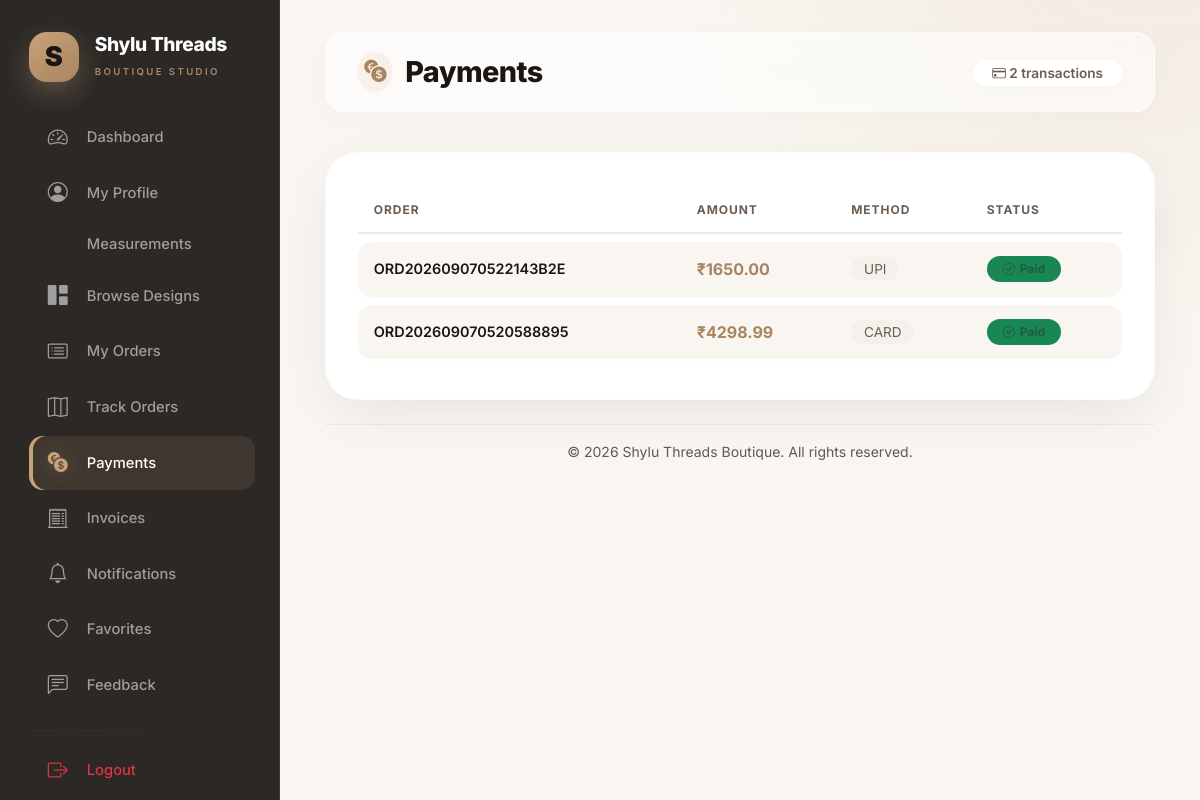
/customer/payments/ (signed in), run on the app's committed database.
### app/models.py (models this page shows, shortened)
class Payment(models.Model):
    class Status(models.TextChoices):
        PENDING = "PENDING", "Pending"
        SUCCESS = "SUCCESS", "Success"
        FAILED = "FAILED", "Failed"
        REFUNDED = "REFUNDED", "Refunded"
    order = models.OneToOneField(
        Order,
        on_delete=models.CASCADE,
        related_name="payment"
    )
    payment_method = models.CharField(max_length=30)
    transaction_id = models.CharField(max_length=150, blank=True, null=True, unique=True)
    amount = models.DecimalField(max_digits=10, decimal_places=2)
    status = models.CharField(
        max_length=20,
        choices=Status.choices,
        default=Status.PENDING
    )
    paid_at = models.DateTimeField(blank=True, null=True)
    created_at = models.DateTimeField(auto_now_add=True)
    updated_at = models.DateTimeField(auto_now=True)
    class Meta:
        verbose_name = "Payment"
        verbose_name_plural = "Payments"

class Order(models.Model):
    class OrderStatus(models.TextChoices):
        PENDING = "PENDING", "Pending"
        CONFIRMED = "CONFIRMED", "Confirmed"
        PROCESSING = "PROCESSING", "Processing"
        STITCHING = "STITCHING", "Stitching"
        READY = "READY", "Ready"
        SHIPPED = "SHIPPED", "Shipped"
        DELIVERED = "DELIVERED", "Delivered"
        CANCELLED = "CANCELLED", "Cancelled"
    class PaymentStatus(models.TextChoices):
        PENDING = "PENDING", "Pending"
        PAID = "PAID", "Paid"
        FAILED = "FAILED", "Failed"
        REFUNDED = "REFUNDED", "Refunded"
    class PaymentMethod(models.TextChoices):
        COD = "COD", "Cash on Delivery"
        CARD = "CARD", "Credit / Debit Card"
        UPI = "UPI", "UPI / QR Code"
        DEMO = "DEMO", "Demo Payment"
        RAZORPAY = "RAZORPAY", "Razorpay"
        STRIPE = "STRIPE", "Stripe"
    customer = models.ForeignKey(
        settings.AUTH_USER_MODEL,
        on_delete=models.PROTECT,
        related_name="orders"
    )
    order_number = models.CharField(max_length=30, unique=True, db_index=True)
    subtotal = models.DecimalField(max_digits=10, decimal_places=2, default=Decimal("0.00"))
    shipping_charge = models.DecimalField(max_digits=10, decimal_places=2, default=Decimal("0.00"))
    total_amount = models.DecimalField(max_digits=10, decimal_places=2, default=Decimal("0.00"))
    shipping_name = models.CharField(max_length=150)
    shipping_email = models.EmailField()
    shipping_phone = models.CharField(max_length=20)
    shipping_address = models.TextField()
    shipping_city = models.CharField(max_length=100, blank=True)
    shipping_state = models.CharField(max_length=100, blank=True)
    shipping_pincode = models.CharField(max_length=10, blank=True)
    payment_method = models.CharField(
        max_length=20,
        choices=PaymentMethod.choices,
        default=PaymentMethod.COD
    )
    payment_status = models.CharField(
        max_length=20,
        choices=PaymentStatus.choices,
        default=PaymentStatus.PENDING
    )
    order_status = models.CharField(
        max_length=20,
        choices=OrderStatus.choices,
        default=OrderStatus.PENDING
    )
    notes = models.TextField(blank=True)
    created_at = models.DateTimeField(auto_now_add=True)
    updated_at = models.DateTimeField(auto_now=True)
    class Meta:
        ordering = ["-created_at"]
        verbose_name = "Order"
        verbose_name_plural = "Orders"

### app/views.py (the view)
# urls.py: path("customer/payments/", views.payments, name="payments"),
@customer_required
def payments(request):
    payment_list = Payment.objects.filter(order__customer=request.user).select_related("order").order_by("-created_at")
    successful_count = payment_list.filter(status=Payment.Status.SUCCESS).count()
    pending_count = payment_list.filter(status=Payment.Status.PENDING).count()
    total_paid = payment_list.filter(status=Payment.Status.SUCCESS).aggregate(total=Sum("amount"))["total"] or Decimal("0.00")
    return render(request, "customer/payments.html", {
        "payments": payment_list,
        "payment_count": payment_list.count(),
        "successful_count": successful_count,
        "pending_count": pending_count,
        "total_paid": total_paid,
    })

### app/views.py (called while the page is built)
def is_customer(user):
    return user.is_authenticated and not (user.is_staff or user.is_superuser)

### app/templates/customer/payments.html (shortened to what this page needs)
{% load static %}
<!DOCTYPE html>
<html lang="en">
<head>
  <link href="https://cdn.jsdelivr.net/npm/bootstrap-icons@1.11.1/font/bootstrap-icons.css" rel="stylesheet" />
  <link href="https://cdn.jsdelivr.net/npm/bootstrap@5.3.2/dist/css/bootstrap.min.css" rel="stylesheet" />
</head>
<body>
<aside class="premium-sidebar" id="sidebar">
    <div class="sidebar-brand mb-4">
        <div class="d-flex align-items-center gap-3 mb-1">
            <div class="brand-icon">S</div>
            <div class="brand-text">
                <h5 class="mb-0">Shylu Threads</h5>
                <span class="subtitle">Boutique Studio</span>
            </div>
        </div>
    </div>
    <nav class="nav flex-column flex-grow-1">
        <a class="nav-link-premium" href="{% url 'customer_dashboard' %}"><i class="bi bi-speedometer2"></i> Dashboard</a>
        <a class="nav-link-premium" href="{% url 'profile' %}"><i class="bi bi-person-circle"></i> My Profile</a>
        <a class="nav-link-premium" href="{% url 'measurements' %}"> Measurements</a>
        <a class="nav-link-premium" href="{% url 'designs' %}"><i class="bi bi-grid-1x2-fill"></i> Browse Designs</a>
        <a class="nav-link-premium" href="{% url 'orders' %}"><i class="bi bi-card-list"></i> My Orders</a>
        <a class="nav-link-premium" href="{% url 'tracking' %}"><i class="bi bi-map"></i> Track Orders</a>
        <a class="nav-link-premium active" href="{% url 'payments' %}"><i class="bi bi-currency-exchange"></i> Payments</a>
        <a class="nav-link-premium" href="{% url 'invoices' %}"><i class="bi bi-receipt-cutoff"></i> Invoices</a>
        <a class="nav-link-premium" href="{% url 'notifications' %}"><i class="bi bi-bell"></i> Notifications</a>
        <a class="nav-link-premium" href="{% url 'favorites' %}"><i class="bi bi-heart"></i> Favorites</a>
        <a class="nav-link-premium" href="{% url 'feedback' %}"><i class="bi bi-chat-left-text"></i> Feedback</a>
        <hr class="sidebar-divider" />
        <a class="nav-link-premium text-danger" href="{% url 'logout' %}"><i class="bi bi-box-arrow-right"></i> Logout</a>
    </nav>
</aside>
<main class="main-content">
    <div class="top-bar">
        <div>
            <h1><i class="bi bi-currency-exchange"></i> Payments</h1>
        </div>
        <div>
            <span class="payment-count">
                <i class="bi bi-credit-card"></i> {{ payments|length }} transactions
            </span>
        </div>
    </div>
    <div class="section-card">
        <div class="table-responsive">
            <table class="table-premium">
                <thead>
                    <tr>
                        <th>Order</th>
                        <th>Amount</th>
                        <th>Method</th>
                        <th>Status</th>
                    </tr>
                </thead>
                <tbody>
                    {% for payment in payments %}
                    <tr>
                        <td><span class="order-ref">{{ payment.order.order_number }}</span></td>
                        <td><span class="amount">₹{{ payment.amount|floatformat:2 }}</span></td>
                        <td><span class="method">{{ payment.payment_method }}</span></td>
                        <td>
                            {% if payment.status == 'SUCCESS' or payment.status == 'Paid' %}
                                <span class="status-badge bg-success"><i class="bi bi-check-circle"></i> Paid</span>
                            {% elif payment.status == 'PENDING' or payment.status == 'Pending' %}
                                <span class="status-badge bg-warning"><i class="bi bi-clock"></i> Pending</span>
                            {% else %}
                                <span class="status-badge bg-danger"><i class="bi bi-x-circle"></i> {{ payment.get_status_display|default:payment.status }}</span>
                            {% endif %}
                        </td>
                    </tr>
                    {% endfor %}
                </tbody>
            </table>
        </div>
    </div>
    <div class="text-center text-muted small mt-4 pt-3 border-top" style="border-color: rgba(26,22,20,0.05) !important;">
        &copy; 2026 Shylu Threads Boutique. All rights reserved.
    </div>
</main>
</body>
</html>

### data on the page
Payment: order.order_number "ORD202609070522143B2E", amount "1650.00", payment_method "UPI", status "SUCCESS" (drawn)
Payment: order.order_number "ORD202609070520588895", amount "4298.99", payment_method "CARD", status "SUCCESS" (drawn)

### other printed values
{{ payments|length }} "2"
